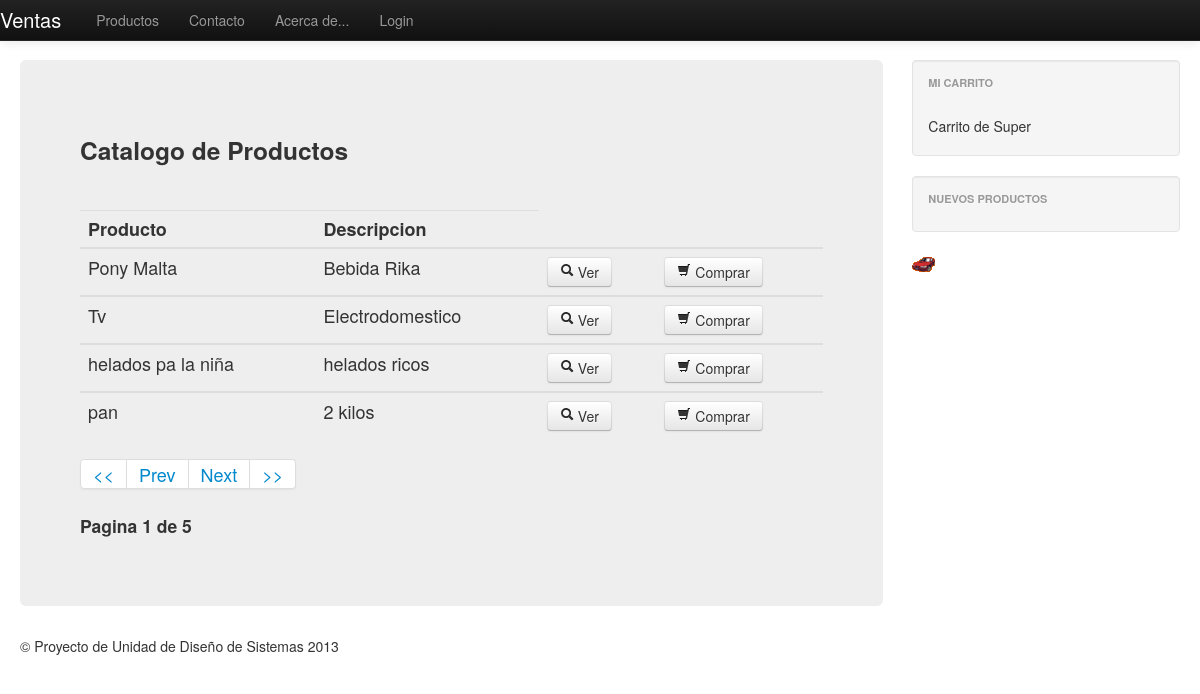
Page /productos/page/1/ on the committed database.
### app/ventas/models.py (models this page shows, shortened)
class producto(models.Model):
	nombre = models.CharField(max_length=100)
	descripcion = models.TextField(max_length=300)
	status = models.BooleanField(default=True)

### app/hm/views.py (the view)
# urls.py: url(r'^productos/page/(?P<pagina>.*)/$' , 'productos_view', name='vista_productos'),
def productos_view(request,pagina):
	lista_prod = producto.objects.filter(status=True) #Algo asi como select * from productos where status=True
	paginator = Paginator(lista_prod,4) #Cuantos elementos quieres por pagina = 3
	try:
		page = int(pagina)
	except:
		page = 1
	try:
		productos = paginator.page(page)
	except (EmptyPage,InvalidPage):
		productos = paginator.page(paginator.num_pages)
	ctx = {'productos':productos}
	return render_to_response('ventas/productos.html', ctx, context_instance=RequestContext(request))

### templates/ventas/productos.html (shortened to what this page needs)
{% extends 'base.html' %}
{% block content %}
<h3>Catalogo  de Productos</h3>
{% if productos %}
<br><table class="table table-hover">
	<theader>
		<tr>
			<th>Producto</th>
			<th>Descripcion</th>
		</tr>
	</theader>
	{% for p in productos %}
	<tbody>
		<tr>
			<td> {{p.nombre}} </td>
			<td> {{p.descripcion}} </td>
			<td> <a class="btn" href="/producto/{{p.id}}/"> <li class="icon-search"></li> Ver </a></td>
			<td> <a class="btn" href="#"> <li class="icon-shopping-cart"></li> Comprar </a></td>
		</tr>
	</tbody>
	{% endfor %}
</table>
{% else %}
	<h2>no existen productos activos</h2>
{% endif %}
{% if productos %}
	<div class="pagination">
	<ul>
		<li><a href="/productos/page/1"> << </a></li>
		{% if productos.has_previous %}
			<li><a href="/productos/page/{{productos.previous_page_number }}/">Prev</a></li>
		{% else %}
			<li><a href="#"> Prev </a></li>
		{% endif %}
		{% if productos.has_next %}
			<li><a href="/productos/page/{{productos.next_page_number}}/"> Next </a></li>
		{% else %}
			<li><a href="#"> Next </a></li>
		{% endif %}
			<li><a href="/productos/page/{{productos.paginator.num_pages}}/"> >> </a></li>
	</ul>
	</div>
	<h4> Pagina {{ productos.number }} de {{productos.paginator.num_pages }}</h4>
{% endif %}
{% endblock %}

### templates/base.html (shortened to what this page needs)
<!DOCTYPE html>
<html lang="es">
<head>
		<link rel="stylesheet" href="/media/bootstrap/css/bootstrap.css">
		<link rel="stylesheet" href="/media/bootstrap/css/bootstrap-responsive.css">
</head>
<body>
	<div class="navbar navbar-inverse navbar-fixed-top">
		<div class ="navbar-inner">
			<a class="brand" href="/index/"> Ventas </a>
				<ul class="nav">
					<li><a href="/productos/page/1/">Productos</a></li>
					<li><a href="/contacto/">Contacto</a></li>
					<li><a href="/about/">Acerca de...</a></li>
					{% if user.is_authenticated %}
					<li><a href="/logout/" >Cerrar Sesion</a></li>
					{% else %}
					<li><a href="/login/" >Login</a></li>
					{% endif %}
				</ul>
		</div>
	</div>
	<div class="container-fluid">
		<div class="row-fluid">
			<div class="span9">
				<div class="hero-unit">
					{% block content %}
					{% endblock %}
				</div>
			</div>
			<div class="span3">
				<div class="well sidebar-nav">
					<ul class="nav nav-list">
						<li class="nav-header">Mi Carrito</li>
						<br><p aling="justify">
						Carrito de Super
						</p>
					</ul>
				</div>
				<div class="well sidebar-nav">
					<ul class="nav nav-list" id="ProductosNuevos">
						<li class="nav-header">Nuevos Productos</li>
					</ul>
				</div>
				<img src="/media/images/demosjuegos15.gif">
			</div>
		</div>
		<footer>
				<p>&copy; Proyecto de Unidad de Diseño de Sistemas 2013</p>
			</footer>
	</div>
</body>
</html>

### templates/base.html (style rules this page uses)
body { padding-top: 60px; padding-bottom: 40px; }
.sidebar-nav { padding: 9px 0; }

### rows in the picture
producto: nombre "Pony Malta", descripcion "Bebida Rika"
producto: nombre "Tv", descripcion "Electrodomestico"
producto: nombre "helados pa la niña", descripcion "helados ricos"
producto: nombre "pan", descripcion "2 kilos"

### other values in the picture
{{ productos.number }} "1"
{{ productos.paginator.num_pages }} "5"
